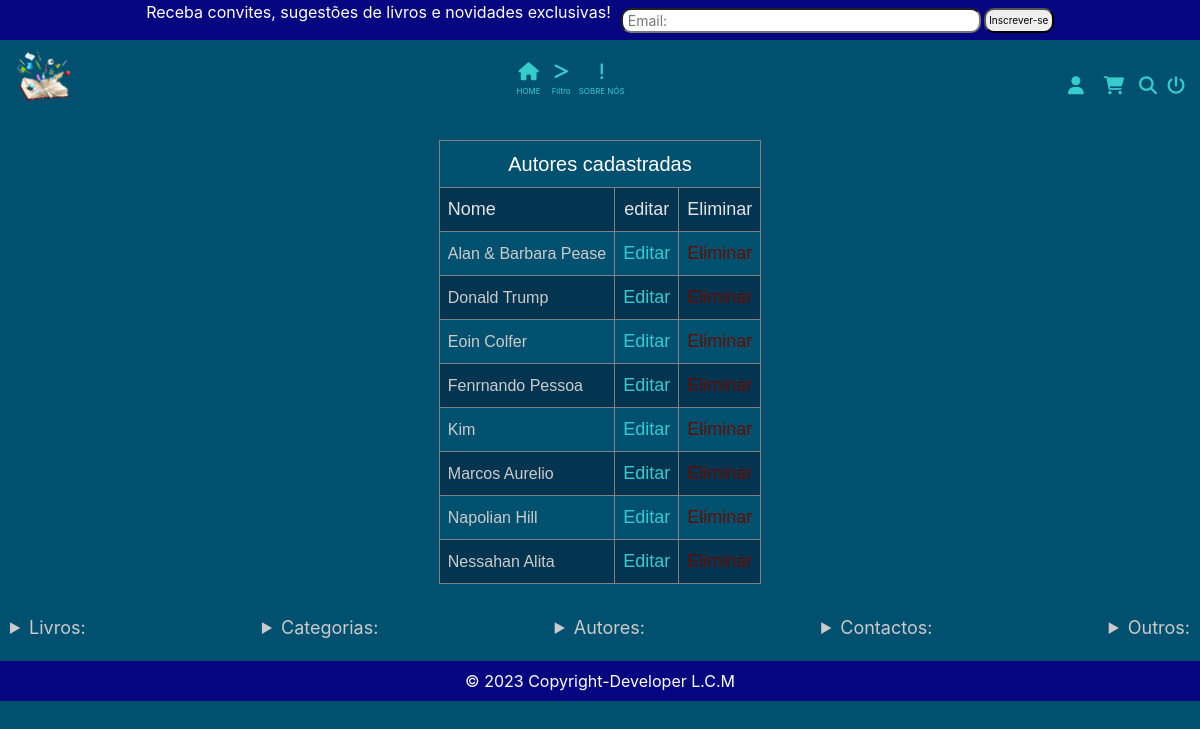
The page /autores/cadastrados on the database its author committed.
### tables this page shows
CREATE TABLE `autor` (
  `id_autor` int(6) NOT NULL,
  `nome` varchar(60) NOT NULL
);

### app/Controllers/Autores.php (called while the page is built, shortened)
<?php
class Autores extends Controller{
    public function __construct()
    {
        $this->autorModel = $this->model('Autor');
    }
    public function cadastrados(){
        $dados = [
            'autores' => $this->autorModel->lerAutores()
        ];
        $this->view('autores/cadastrados', $dados);
    }
}

### app/Libraries/Rota.php (called while the page is built, shortened)
<?php
class Rota{
    private $metodo = 'index';
    public function __construct()
    {
        $url = $this->url() ? $this->url() : [0];
        if(file_exists('../app/Controllers/'.ucwords($url[0]).'.php')):
            unset($url[0]);
        endif;
        $this->controlador = new $this->controlador;
        if(isset($url[1])):
            if(method_exists($this->controlador, $url[1])):
                $this->metodo = $url[1];
                unset($url[1]);
            endif;
        endif;
        $this->parametros = $url ? array_values($url) : [];
        call_user_func_array([$this->controlador, $this->metodo], $this->parametros);
    }
    private function url(){
        $url = filter_input(INPUT_GET,'url', FILTER_SANITIZE_URL);
        if(isset($url)):
            $url = trim(rtrim($url,'/'));
            $url = explode('/', $url);
            return $url;
        endif;
    }
}

### app/Libraries/Database.php (called while the page is built, shortened)
<?php
class Database {
    private $host = DB['HOST'];
    private $usuario = DB['USUARIO'];
    private $senha = DB['SENHA'];
    private $banco = DB['BANCO'];
    private $porta = DB['PORTA'];
    private $dbh;
    private $stmt;
    public function __construct()
    {
        $dsn = 'mysql:host='.$this->host.';port='.$this->porta.';dbname='.$this->banco;
        $opcoes = [
            PDO::ATTR_PERSISTENT => true,
            PDO::ATTR_ERRMODE => PDO::ERRMODE_EXCEPTION
        ];
        try {
            $this->dbh = new PDO($dsn, $this->usuario, $this->senha, $opcoes);
        } catch (PDOException $e) {
            print "Error!: ".$e->getMessage() . "<br/>";
            die();
        }
    }
    public function query($sql){
        $this->stmt = $this->dbh->prepare($sql);
    }
    public function executa(){
        return $this->stmt->execute();
    }
    public function resultados(){
        $this->executa();
        return $this->stmt->fetchAll(PDO::FETCH_OBJ);
    }
}

### app/Models/Autor.php (called while the page is built, shortened)
<?php
class Autor{
    private $db;
    public function __construct()
    {
        $this->db = new Database();
    }
    public function lerAutores(){
        $this->db->query("SELECT * FROM autor order by nome");
        return $this->db->resultados();
    }
}

### app/autoload.php (called while the page is built, shortened)
<?php
spl_autoload_register(function ($classe){
    $diretorios = [
        'Libraries',
        'Helpers'
    ];
    foreach($diretorios as $diretorio):
        $arquivo = (__DIR__.DIRECTORY_SEPARATOR.$diretorio.DIRECTORY_SEPARATOR.$classe.'.php');
    endforeach;
});

### app/Views/autores/cadastrados.php (the view, shortened to what this page needs)
  <article style="display:flex; justify-content:center;">
  <section class="section_tbl_hist_pedidos" style="display: block;"> <table class="tbl_hist_pedidos" border="1">
  <thead>
    <tr class="tr_first"><td colspan="3">Autores cadastradas</td></tr>
  <tr class="tr_cabecalho">
<td style="text-align: left;">Nome</td>
<td>editar</td>
<td>Eliminar</td>
  </tr>
 </thead>
   <tbody>
   <?php foreach($dados['autores'] as $autor): ?>
   <tr>
          <td style="text-align: left;"><?= $autor->nome ?></td>
          <td ><form name="cadastrados" action="<?= URL.'/autores/editar/'.$autor->id_autor ?>" method="post"><button class="btn_azul_claro" type="submit">Editar</button></form></td>
          <td> <form name="deletar" action="<?= URL.'/autores/deletar/'.$autor->id_autor ?>" method="post">
   <button class="btn_deletar" type="submit">Eliminar</button></form></td>
            </tr>
            <?php endforeach ?>
   </tbody>
</table></section> </article>

### public/css/style.css (style rules this page uses)
* { margin: 0; padding: 0; text-decoration: none; transition: all ease 0.1s; }
html, body { scroll-behavior: smooth; }
body { background-color: rgb(0, 81, 112); }
.btn_azul_claro { color: rgb(54, 204, 204); background-color: transparent; border: none; font-size: 18px; }
.btn_deletar { color: rgb(102, 13, 2); background-color: transparent; border: none; font-size: 18px; }
.tbl_hist_pedidos { text-align: center; color: rgb(255, 255, 255); font-family: arial, sans-serif; border-collapse: collapse; margin: 10px; }
.tbl_hist_pedidos tr:nth-child(even) { background-color: #033450; }
.tbl_hist_pedidos td { padding: 8px; }
.section_tbl_hist_pedidos { display: flex; justify-content: center; }
.tr_first { font-size: 20px; }
.tr_cabecalho { color: rgb(228, 228, 228); font-size: 18px; }
.tbl_hist_pedidos tbody { color: rgb(204, 204, 204); }

### rows shown on the page
autor: nome "Alan & Barbara Pease"
autor: nome "Donald Trump"
autor: nome "Eoin Colfer"
autor: nome "Fenrnando Pessoa"
autor: nome "Kim"
autor: nome "Marcos Aurelio"
autor: nome "Napolian Hill"
autor: nome "Nessahan Alita"
